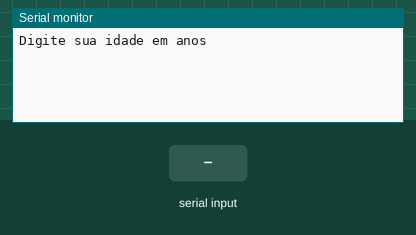
Simulated run of this sketch. Board: Arduino Uno, built with avr-gcc and run on an emulated ATmega328P. Shown: the last lines printed to the serial monitor. The test bench sets the inputs (shaded band).

Above: at 1.2 s.
1.3 s: "90,45\n" received over Serial
At 1.9 s:
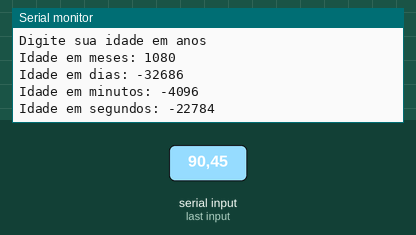
2.8 s: "30,150\n" received over Serial
At 4.1 s:
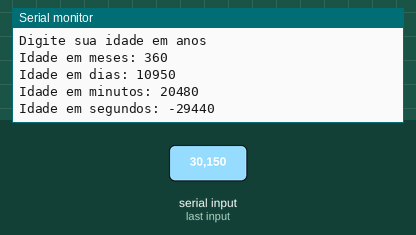
Timing chart, 0 to 5.8 s (numbered marks = the images above; inputs shaded):
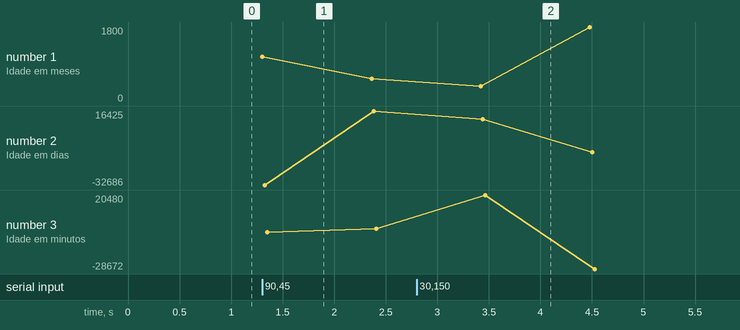

Measured:
- after the input at 1.3 s, the serial monitor: prints a new line at once (image 1)
- after the input at 2.8 s, the serial monitor: prints a new line after 0.62 s (image 2)

The sketch:

download1.ino
```cpp
//faça um programa que receba a idade de uma pessoa em anos e
//imprima essa idade em: Meses,Dias,Horas,Minutos

//Declaração de Variáveis
int idade = 0;
int idadeMeses = 0;
int idadeDias = 0;
int idadeMinutos = 0;
int idadeSegundos = 0;
void setup()
{
 Serial.begin(9600);
}

void loop()
{
  //Entrada
  Serial.println("Digite sua idade em anos");
  while( !Serial.available() );//espera o usuário dar <Enter>
  idade = Serial.parseInt();//transforma a idade digitada em número

  //Processamento
  idadeMeses = idade * 12;
  idadeDias = idade * 365;
  idadeMinutos = idade* 100915200;
  idadeSegundos = idade * 86400;


  //Saída
    Serial.println("Idade em meses: " + String(idadeMeses) );//imprime o texto
    Serial.println("Idade em dias: " + String(idadeDias) );
    Serial.println("Idade em minutos: " + String(idadeMinutos) );
    Serial.println("Idade em segundos: " + String(idadeSegundos) );


  delay(1000);
}
```
